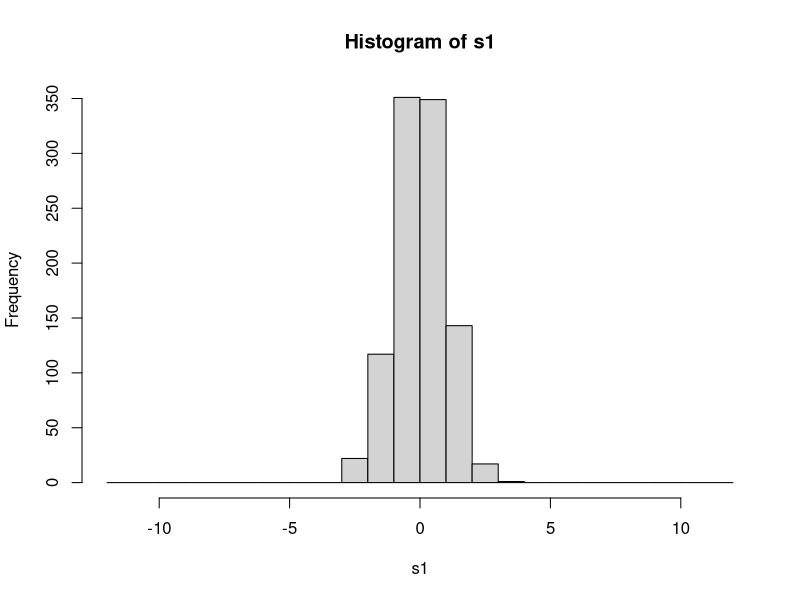
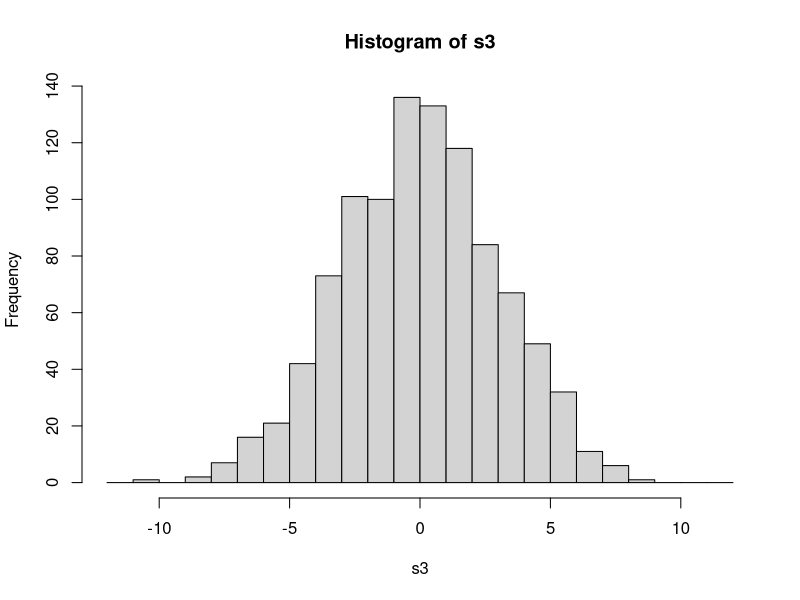
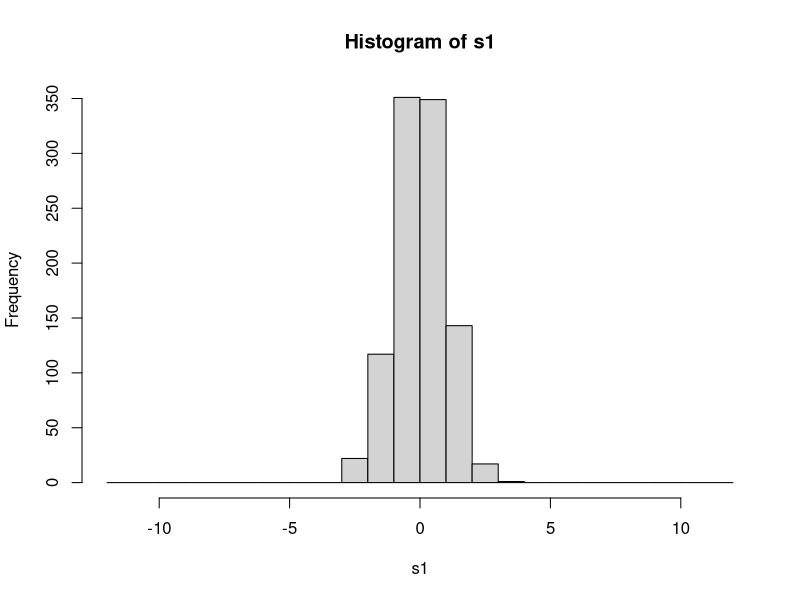
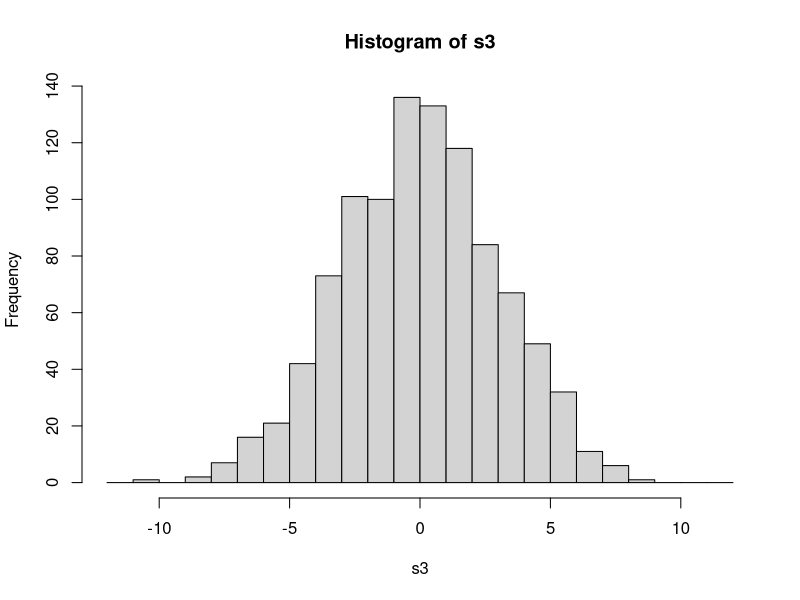
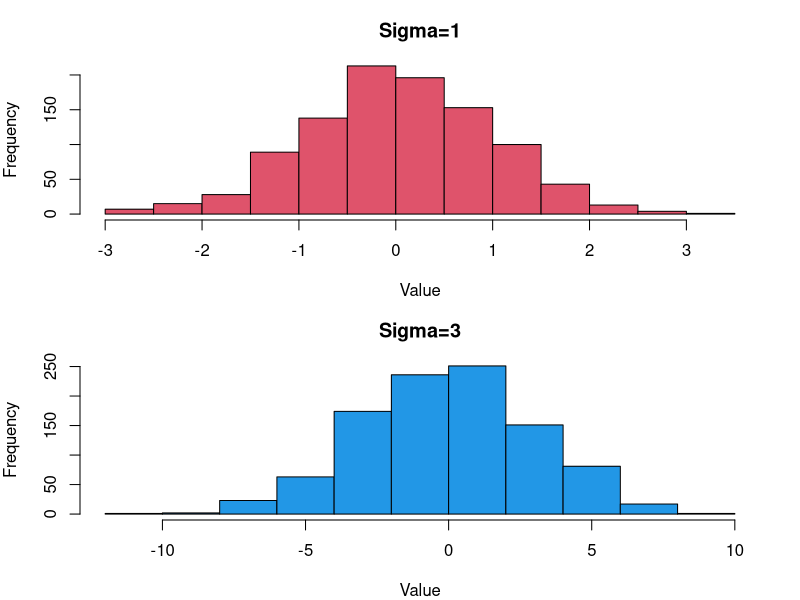
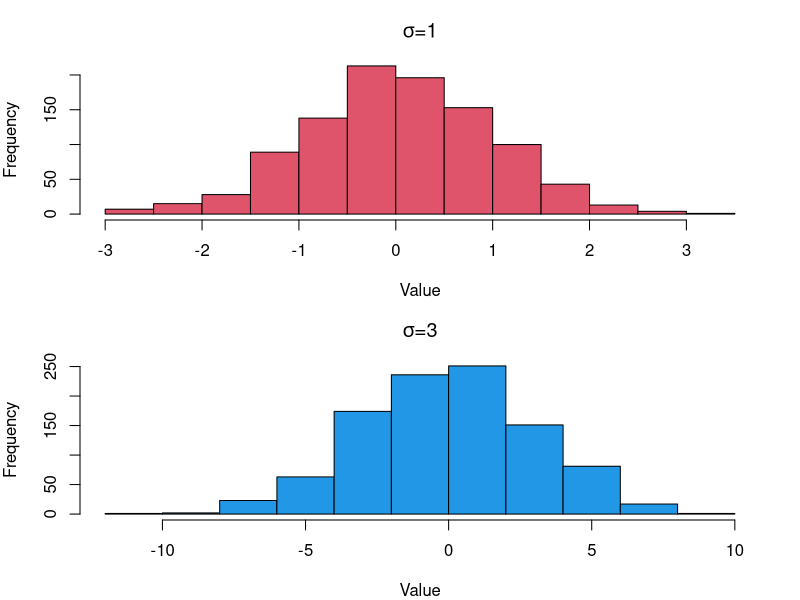
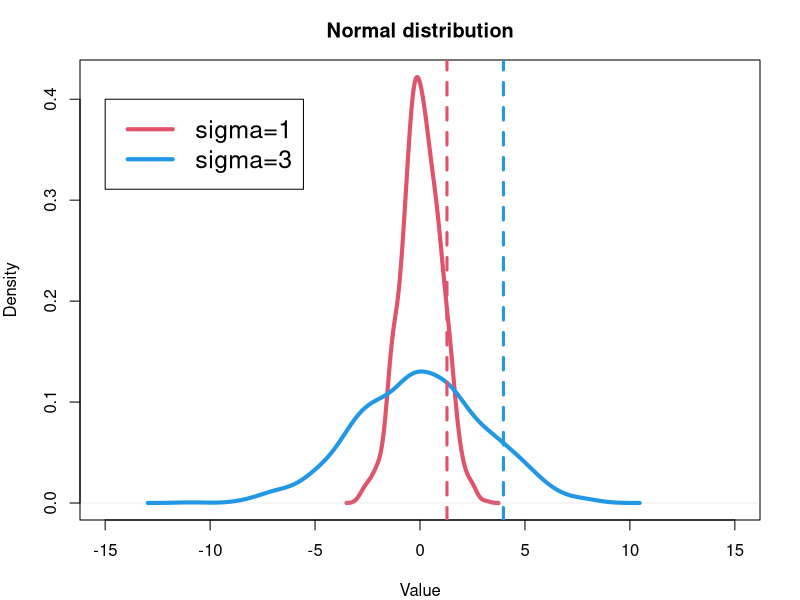
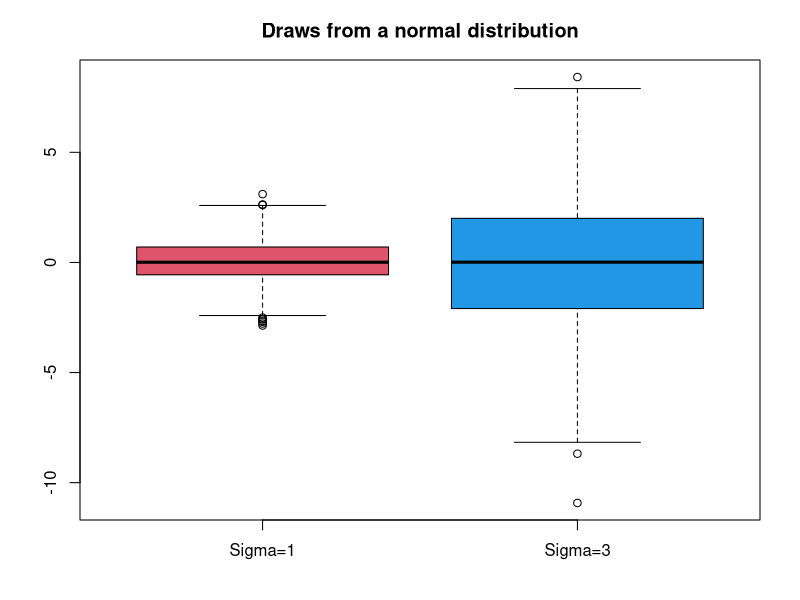

Write the R code that produced these figures, in order. (Note: this script raises an error after producing the figures.)
#R code to make the figures in Kirk's slides from R bootcamp:
#Updated for 2015.

#make a basic histogram in R:

#first, draw 1000 random values from a standard normal distribution (SD=1):
s1<-rnorm(1000,mean=0,sd=1)

#now do 1000 drawn from a normal distribution with SD=3.
s3<-rnorm(1000,mean=0,sd=3)

#plot histograms of both on same panel and save to a file:
pdf(file="C:/Users/Tharsis/Documents/GitHub/QBC/Normal_hist.pdf", width=4,height=7); 
#open the file

par(mfrow=c(2,1), mar=c(4, 4, 3, 2)) #sets plotting area and margins

hist(s1,col=2,xlab="Value",main="Sigma=1") #make first hist

hist(s3,col=4,xlab="Value",main="Sigma=3") #make second hist

dev.off() #shuts off current output device, essentially ending the pdf file


#Now for the fancy one:


#plot histograms of both on same panel and save to a file:
pdf(file="C:/Users/Tharsis/Documents/GitHub/QBC/Normal_hist.fancy.pdf", width=4,height=7); 
#open the file

par(mfrow=c(2,1), mar=c(4, 4, 3, 2)) #sets plotting area and margins

hist(s1,col=2,xlab="Value",main=expression(paste(sigma,"=1"))) #make first hist

hist(s3,col=4,xlab="Value",main=expression(paste(sigma,"=3")))  #make second hist

dev.off() #shuts off current output device






#make smooth density plot:

pdf(file="C:/Users/Tharsis/Documents/GitHub/QBC/Normal_density.pdf", width=6,height=6); #open the file

par(mfrow=c(1,1), mar=c(4, 4, 3, 2)) #sets plotting area and margins

plot(density(s1),col=2,lwd=4,xlab="Value",xlim=c(-15,15),main="Normal distribution")  #density() gives a line for data, lwd= controls width of line

lines(density(s3),col=4,lwd=4) #add plot of s3 on top of plot of s1, can be added any number of times after plot()

legend(-15,0.4,c("sigma=1","sigma=3"),lwd=4,col=c(2,4),cex=1.5) #put a legend on, cex= control relative sizes

#we can highlight the upper 10% of each distribution with a vertical line:
abline(v=quantile(s1,0.9),lty=2,lwd=3,col=2) #puts a vertical line (v=) onto the plot for s1; lty= gives line style, 2 gives dashes
abline(v=quantile(s3,0.9),lty=2,lwd=3,col=4) #puts a vertical line onto the plot for s3
dev.off()

#quantile take a vector of stuff, and returns the value q such that p% of your distribution is less than q.

#for example, find the 75th percentile of the standard normal distribution:
quantile(s1,0.75)

#quantile with just a vector gives some interesting stuff:
quantile(s1)


#boxplot:
pdf(file="C:/Users/Tharsis/Documents/GitHub/QBC/Normal_boxplot.pdf", width=6,height=6); #open the file

par(mfrow=c(1,1), mar=c(4, 4, 3, 2)) #sets plotting area and margins

boxplot(cbind(s1,s3),names=c("Sigma=1","Sigma=3"),main="Draws from a normal distribution",col=c(2,4))
#cbind() takes vectors/matrices/dataframes and put them into columns; rbind does this for rows

dev.off()


######################################

#Let's make a histogram of these values, but putting boht on the same axes.
#We can do that...
#But, we need to have the same bin widths for both datasets:

bins<-seq(-12,12,by=1) #set bins so R does not use the default bins

hist(s1,breaks=bins)$breaks

hist(s3,breaks=bins)$breaks

#This looks good

counts_s1<-hist(s1,breaks=bins)$counts
counts_s3<-hist(s3,breaks=bins)$counts

#Note, If right = TRUE (default), the histogram cells are intervals of the form (a, b], i.e., they include their right-hand endpoint, but not their left one, with the exception of the first cell when include.lowest is TRUE.

#now make the plot:
pdf(file="C:/Users/Tharsis/Documents/GitHub/QBC/normal_barplot.pdf", width=6,height=6); #open the file

par(mfrow=c(1,1), mar=c(4, 4, 3, 2)) #sets plotting area and margins

barplot(rbind(counts_s1,counts_s3),col=c(2,4),beside=T,names.arg=seq(-12,11,by=1),xlab="Value",ylab="Count")

legend(6,350,c(expression(paste(sigma,"=3")),expression(paste(sigma,"=6"))),col=c(2,4),lwd=4)

dev.off()


#Simple scatterplot:
pdf(file="C:/Users/Tharsis/Documents/GitHub/QBC/scatter_small.pdf", width=10,height=10); #open the file

par(mfrow=c(1,1), mar=c(4, 4, 3, 2)) #sets plotting area and margins

x<-rnorm(100)
y<-x+rnorm(100,sd=0.2)

plot(x,y,pch=19)

dev.off()


#now, try again, make the labels bigger:
#Simple scatterplot:
pdf(file="/Users/kirk/Dropbox/Kirk_stuff/KEL_bootcamp/scatter_large.pdf", width=10,height=10); #open the file

par(mfrow=c(1,1), mar=c(5, 5, 3, 2)) #sets plotting area and margins

x<-rnorm(100)
y<-x+rnorm(100,sd=0.2)

plot(x,y,pch=19,cex.lab=2,cex.axis=2)

dev.off()






######################################
#In 2014, we'll skip the binomial stuff. Make the hist for the normal dist:


#Now, let's do something different:

#we can simulate from a binomial distribution pretty easily too:
p_0.1<-rbinom(1000,10,0.1) #draw 1000 values from a binomial distribution with n=10 and p=0.1

p_0.6<-rbinom(1000,10,0.6) #draw 1000 values from a binomial distribution with n=10 and p=0.6

mean(p_0.1)

mean(p_0.6)

#can easily figure out the % of values <some threshold:
mean(p_0.1<3)

mean(p_0.6<3)


#Let's plot the distribution of these values:
#need to set the same bins widths for the histogram:
bins<-seq(0,11,by=1)

hist(p_0.1,breaks=breaks)$breaks

hist(p_0.6,breaks=breaks)$breaks

#this looks good!

counts_0.1<-hist(p_0.1,breaks=breaks)$counts
counts_0.6<-hist(p_0.6,breaks=breaks)$counts

#now make the plot:
pdf(file="/Users/kirk/Dropbox/Kirk_stuff/KEL_bootcamp/binomial_barplot.pdf", width=6,height=6); #open the file

par(mfrow=c(1,1), mar=c(4, 4, 3, 2)) #sets plotting area and margins

barplot(rbind(counts_0.1,counts_0.6),col=c(3,6),beside=T,names.arg=seq(0,10,by=1),xlab="Number of successes",ylab="Count")

legend(6,600,c("p=0.1","p=0.6"),col=c(3,6),lwd=4)

dev.off()


########



